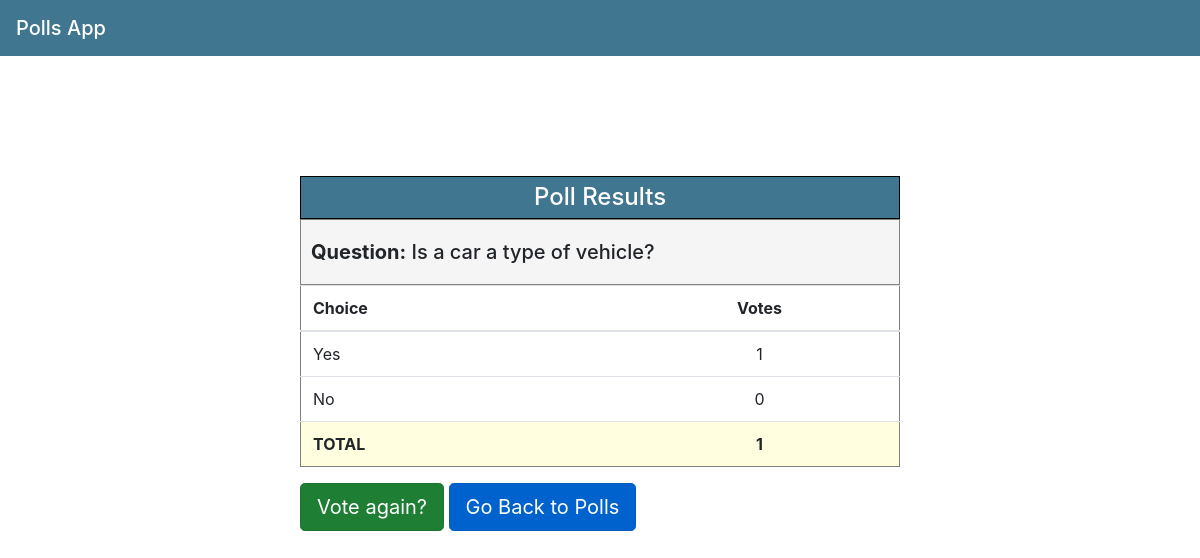
The app's page /polls/91/results/, older data.
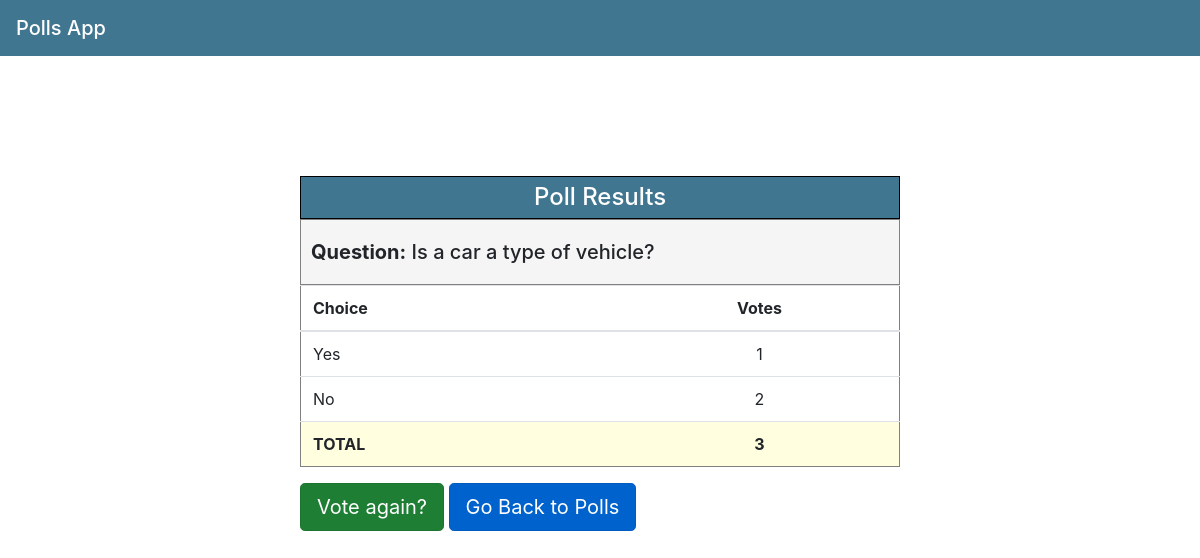
The same page, newer data.
### polls/models.py (models this page shows, shortened)
class Choice(models.Model):
    question = models.ForeignKey(Question, on_delete=models.CASCADE)
    choice_text = models.CharField(max_length=200)
    votes = models.IntegerField(default=0)

class Question(models.Model):
    question_text = models.CharField(max_length=200)
    pub_date = models.DateTimeField('date published')
    def get_total_votes(self):
        total_votes = 0
        for choice in self.choice_set.all():
            total_votes += choice.votes
        return total_votes

### polls/views.py (the view)
# urls.py: path('<int:pk>/results/', views.ResultsView.as_view(), name='results'),
class ResultsView(generic.DetailView):
    model = Question
    template_name = 'polls/results.html'

### polls/templates/polls/results.html
{% extends 'polls/base.html' %}
{% block content %}
    <div class="pollsContainer">
        <table class="table pollsTable">
             <thead>
                    <tr>
                        <h4 class = "listTitle">Poll Results</h4>
                    </tr>
                    <tr class="titleRow">
                        <h5 class="titleRow"><b>Question:</b> {{question.question_text}}</h5>
                    </tr>
                    <tr class="rowTable choiceRow">
                        <th scope="col">Choice</th>
                        <th class="votesCol" scope="col">Votes</th>
                    </tr>
             </thead>
             <tbody>
               {% for choice in question.choice_set.all %}
                    <tr class="choiceRow">
                        <td >{{ choice.choice_text }}</td>
                        <td class="votesCol"> {{ choice.votes }}</td>
                    </tr>
              {% endfor %}
               <tr class="totalsRow">
                   <td><b>TOTAL</b></td>
                   <td class="votesCol" ><b>{{ question.get_total_votes}}</b></td>
               </tr>
             </tbody>
        </table>
        <a class="btn btn-lg active btn-success" href="{% url 'polls:detail' question.id %}">Vote again?</a>
        <a class="btn btn-primary btn-lg active" href="{% url 'polls:index'%}">Go Back to Polls</a>
    </div>
{% endblock %}

Row changes from the older to the newer data that the page shows:
changed through a linked row, Question "Is a car a type of vehicle?": get_total_votes "1" → "3"
changed Choice "No": votes "0" → "2"
